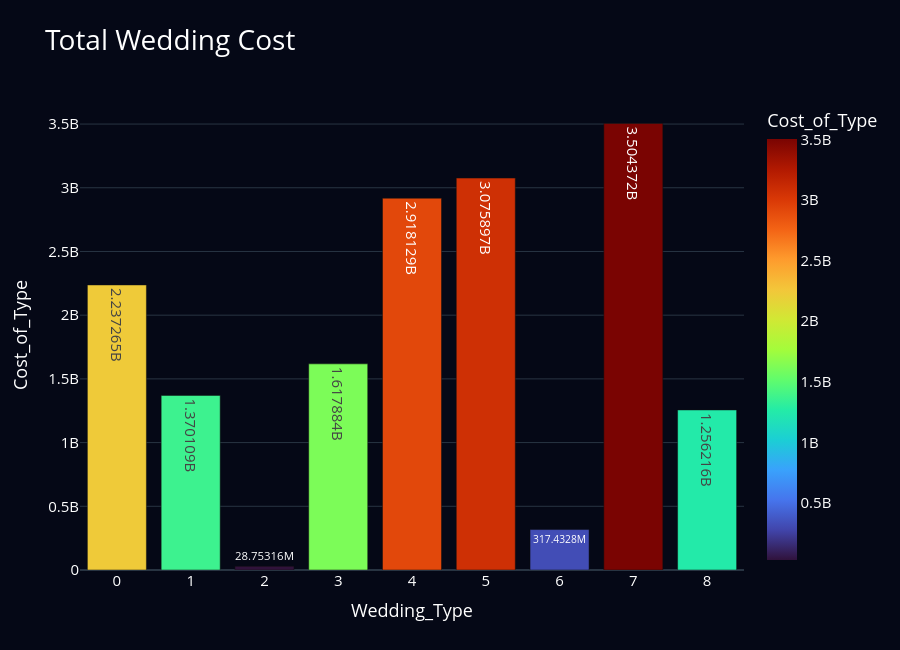

Notebook code for this chart:
### Code cell
cost=df.groupby("Wedding_Type")["Cost_of_Type"].sum().reset_index()

fig=px.bar(

cost,

x="Wedding_Type",

y="Cost_of_Type",

color="Cost_of_Type",

text_auto=True,

color_continuous_scale="Turbo",

title="Total Wedding Cost"

)

fig.update_layout(**fig_layout,height=650)

fig.show()

### Figure 1 — Plotly figure (JSON) as saved in the notebook; plotly's stock layout.template omitted (floating-point values rounded to 4 significant figures)
{"data": [{"hovertemplate": "Wedding_Type=%{x}<br>Cost_of_Type=%{marker.color}<extra></extra>", "legendgroup": "", "marker": {"color": [2237264592, 1370108951, 28753160, 1617884100, 2918129455, 3075897191, 317432830, 3504371724, 1256215935], "coloraxis": "coloraxis", "pattern": {"shape": ""}}, "name": "", "orientation": "v", "showlegend": false, "textposition": "auto", "texttemplate": "%{y}", "type": "bar", "x": [0, 1, 2, 3, 4, 5, 6, 7, 8], "xaxis": "x", "y": [2237264592, 1370108951, 28753160, 1617884100, 2918129455, 3075897191, 317432830, 3504371724, 1256215935], "yaxis": "y"}], "layout": {"barmode": "relative", "coloraxis": {"autocolorscale": false, "colorbar": {"title": {"text": "Cost_of_Type"}}, "colorscale": [[0, "#30123b"], [0.07143, "#4145ab"], [0.1429, "#4675ed"], [0.2143, "#39a2fc"], [0.2857, "#1bcfd4"], [0.3571, "#24eca6"], [0.4286, "#61fc6c"], [0.5, "#a4fc3b"], [0.5714, "#d1e834"], [0.6429, "#f3c63a"], [0.7143, "#fe9b2d"], [0.7857, "#f36315"], [0.8571, "#d93806"], [0.9286, "#b11901"], [1, "#7a0402"]]}, "font": {"color": "white", "size": 15}, "height": 650, "legend": {"tracegroupgap": 0}, "paper_bgcolor": "#050816", "plot_bgcolor": "#050816", "title": {"font": {"color": "white", "size": 28}, "text": "Total Wedding Cost"}, "xaxis": {"anchor": "y", "domain": [0, 1], "title": {"text": "Wedding_Type"}}, "yaxis": {"anchor": "x", "domain": [0, 1], "title": {"text": "Cost_of_Type"}}}}
